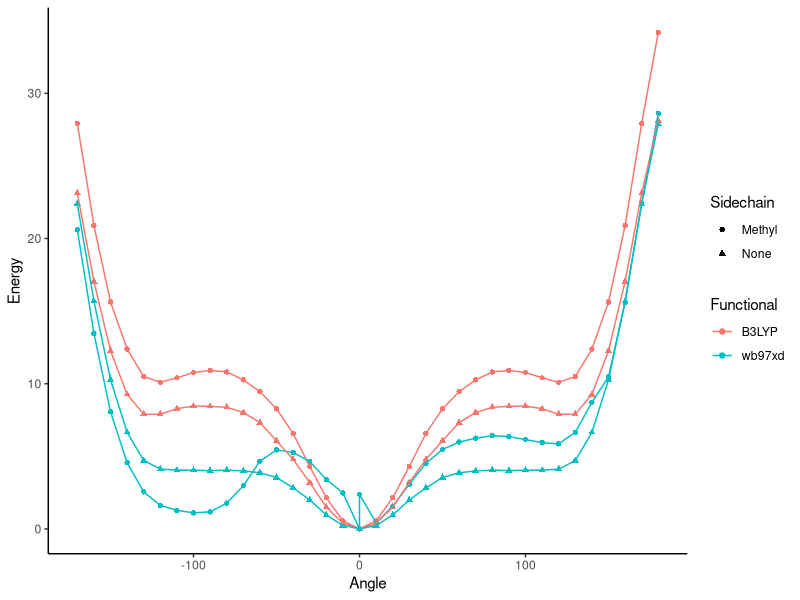

Here is the R script that generated this plot:
library("tidyverse")

b3lyp_no_methyl <- read.table("b3lyp_no_methyl.txt") %>%
	rename(Angle=V1, Energy=V2) %>%
	mutate(Angle = round(Angle)) %>%
	mutate(Functional="B3LYP") %>%
	mutate(Sidechain="None") %>%
	mutate(Energy= Energy*27211.4/10.36) %>%
	mutate(Energy = Energy - min(Energy)) %>%
	mutate(Angle = ifelse((Angle>180 & Angle<=360),Angle-360,Angle)) %>%
	arrange(Angle)

xb97xdp_no_methyl <- read.table("wb97xd_no_methyl.txt") %>%
	rename(Angle=V1, Energy=V2) %>%
	mutate(Angle = round(Angle)) %>%
	mutate(Functional="wb97xd") %>%
	mutate(Sidechain="None") %>%
	mutate(Energy= Energy*27211.4/10.36) %>%
	mutate(Energy = Energy - min(Energy)) %>%
	mutate(Angle = ifelse((Angle>180 & Angle<=360),Angle-360,Angle)) %>%
	arrange(Angle)

b3lyp_with_methyl <- read.table("b3lyp_with_methyl.txt") %>%
	rename(Angle=V1, Energy=V2) %>%
	mutate(Angle = round(Angle)) %>%
	mutate(Functional="B3LYP") %>%
	mutate(Sidechain="Methyl") %>%
	mutate(Energy= Energy*27211.4/10.36) %>%
	mutate(Energy = Energy - min(Energy)) %>%
	mutate(Angle = ifelse((Angle>180 & Angle<=360),Angle-360,Angle)) %>%
	arrange(Angle)

wb97xd_with_methyl <- read.table("wb97xd_with_methyl.txt") %>%
	rename(Angle=V1, Energy=V2) %>%
	mutate(Angle = round(Angle)) %>%
	mutate(Functional="wb97xd") %>%
	mutate(Sidechain="Methyl") %>%
	mutate(Energy= Energy*27211.4/10.36) %>%
	mutate(Energy = Energy - min(Energy)) %>%
	mutate(Angle = ifelse((Angle>180 & Angle<=360),Angle-360,Angle)) %>%
	arrange(Angle)

data <- bind_rows(b3lyp_no_methyl, xb97xdp_no_methyl, b3lyp_with_methyl, wb97xd_with_methyl) %>%
	ggplot(aes(x=Angle,y=Energy, color=Functional, shape=Sidechain, group=interaction(Functional,Sidechain))) +
		geom_point() +
		geom_line() +
		theme_classic() 
	ggsave("inner_dihedral_scans.pdf")
